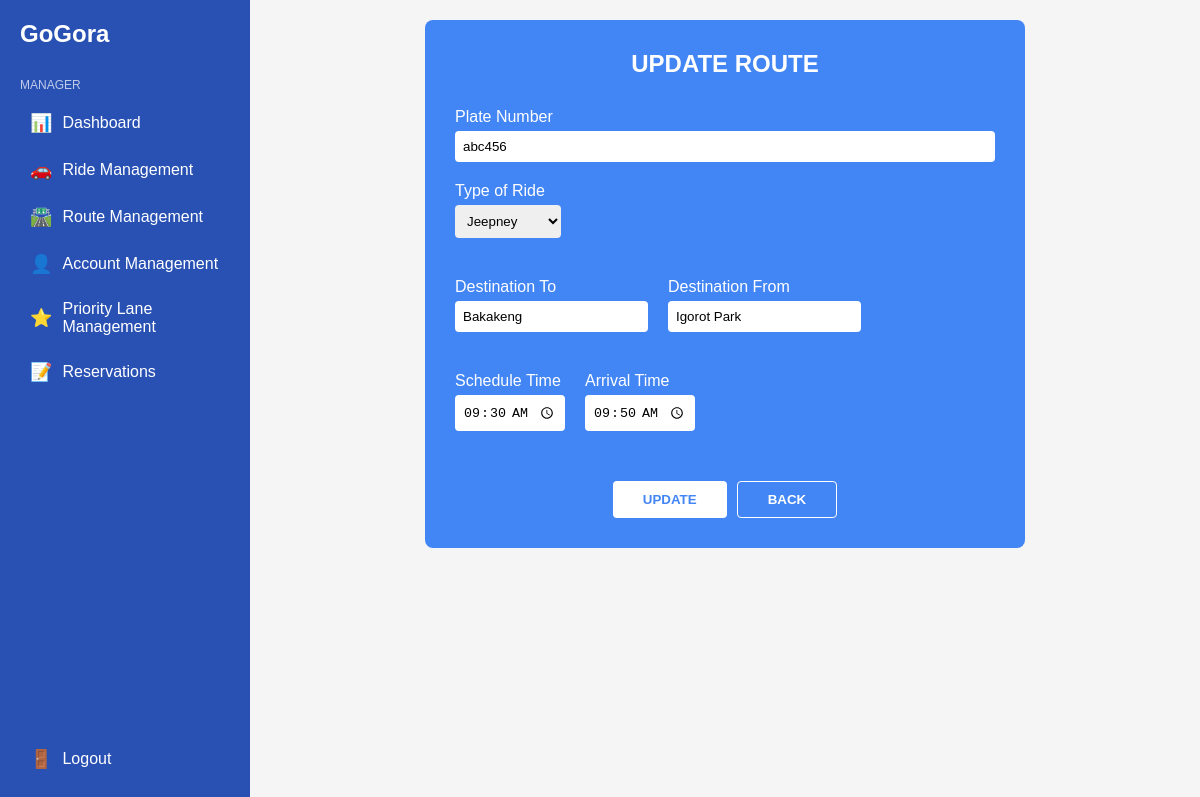
The app's page /view/manager/updateRoute.php?ride_id=2 with its own data.
### tables this page shows
CREATE TABLE `rides` (
  `ride_id` int(11) NOT NULL,
  `plate_number` varchar(6) NOT NULL,
  `route` varchar(45) NOT NULL,
  `time` datetime NOT NULL,
  `seats_available` int(11) NOT NULL,
  `ride_type` enum('Jeepney','Service') NOT NULL,
  `departure` datetime NOT NULL,
  `capacity` int(11) NOT NULL,
  `queue` int(11) NOT NULL
);

### view/manager/updateRoute.php (the view, shortened to what this page needs)
<?php
include($_SERVER['DOCUMENT_ROOT'] . '/control/includes/db.php');
if (isset($_GET['ride_id'])) {
    $ride_id = $_GET['ride_id'];
    $query = "SELECT * FROM rides WHERE ride_id = ?";
    $stmt = $conn->prepare($query);
    $stmt->bind_param("i", $ride_id);
    $stmt->execute();
    $result = $stmt->get_result();
    $ride = $result->fetch_assoc();
}
?>
<!DOCTYPE html>
<html lang="en">
<head>
    <link rel="stylesheet" href="../manager/css/styles.css">
</head>
<body>
    <div class="container">
        <nav class="sidebar">
            <div class="logo">
                <h1>GoGora</h1>
            </div>
            <div class="nav-title">MANAGER</div>
            <ul>
                <li><a href="../manager/dashboard.php"><span class="icon">📊</span> Dashboard</a></li>
                <li><a href="../manager/ride.php"><span class="icon">🚗</span> Ride Management</a></li>
                <li><a href="../manager/route.php"><span class="icon">🛣️</span> Route Management</a></li>
                <li><a href="../manager/account.php"><span class="icon">👤</span> Account Management</a></li>
                <li><a href="../manager/priority.php"><span class="icon">⭐</span> Priority Lane Management</a></li>
                <li><a href="../manager/reservations.php"><span class="icon">📝</span> Reservations</a></li>
            </ul>
            <div class="logout">
                <a href="#"><span class="icon">🚪</span> Logout</a>
            </div>
        </nav>
        <div class="main-content">
            <form class="update-form" method="POST">
                <h2 class="form-title">UPDATE ROUTE</h2>
                <div class="form-group">
                    <label for="place_number">Plate Number</label>
                    <input type="text" id="place_number" name="place_number" value="<?= htmlspecialchars($ride['plate_number']) ?>" required>
                </div>
                <div class="form-row">
                    <div class="form-group">
                        <label for="bus_type">Type of Ride</label>
                        <select id="bus_type" name="bus_type" required>
                            <option value="Jeepney" <?= $ride['ride_type'] === 'Jeepney' ? 'selected' : '' ?>>Jeepney</option>
                        </select>
                    </div>
                </div>
                <div class="form-row">
                    <div class="form-group">
                        <label for="destination_to">Destination To</label>
                        <input type="text" id="destination_to" name="destination_to" value="<?= explode(' to ', $ride['route'])[1] ?>" required>
                    </div>
                    <div class="form-group">
                        <label for="destination_from">Destination From</label>
                        <input type="text" id="destination_from" name="destination_from" value="<?= explode(' to ', $ride['route'])[0] ?>" required>
                    </div>
                </div>
                <div class="form-row">
                    <div class="form-group">
                        <label for="schedule_time">Schedule Time</label>
                        <input type="time" id="schedule_time" name="schedule_time" value="<?= htmlspecialchars(date('H:i', strtotime($ride['time']))) ?>" required>
                    </div>
                    <div class="form-group">
                        <label for="arrival_time">Arrival Time</label>
                        <input type="time" id="arrival_time" name="arrival_time" value="<?= htmlspecialchars(date('H:i', strtotime($ride['departure']))) ?>" required>
                    </div>
                </div>
                <div class="button-group">
                    <button type="submit" class="btn btn-update">UPDATE</button>
                    <button type="button" class="btn btn-back" onclick="history.back()">BACK</button>
                </div>
            </form>
        </div>
    </div>
</body>
</html>

### view/manager/css/styles.css (style rules this page uses)
:root { --primary-color: #2851B3; --secondary-color: #4B7BFB; --background-color: #F5F7FF; --text-color: #333; --white: #fff; --light-gray: #f0f0f0; --border-color: #e0e0e0; }
* { margin: 0; padding: 0; box-sizing: border-box; }
body { font-family: Arial, sans-serif; background-color: var(--background-color); color: var(--text-color); }
.container { display: flex; min-height: 100vh; }
.sidebar { width: 250px; background-color: var(--primary-color); color: var(--white); padding: 20px; display: flex; flex-direction: column; }
.logo { display: flex; align-items: center; margin-bottom: 30px; }
.logo h1 { font-size: 24px; }
.nav-title { font-size: 12px; opacity: 0.7; margin-bottom: 10px; }
.sidebar ul { list-style-type: none; }
.sidebar li { margin-bottom: 5px; }
.sidebar a { color: var(--white); text-decoration: none; display: flex; align-items: center; padding: 10px; border-radius: 5px; transition: background-color 0.3s; }
.icon { margin-right: 10px; font-size: 18px; }
.logout { margin-top: auto; }
.main-content { flex: 1; padding: 20px; background-color: #f5f5f5; }
.update-form { max-width: 600px; margin: 0 auto; background-color: #4285f4; padding: 30px; border-radius: 8px; color: white; }
.form-title { text-align: center; font-size: 24px; margin-bottom: 30px; }
.form-group { margin-bottom: 20px; }
.form-row { display: flex; gap: 20px; margin-bottom: 20px; }
label { display: block; margin-bottom: 5px; }
input, select { width: 100%; padding: 8px; border: none; border-radius: 4px; }
.button-group { display: flex; justify-content: center; gap: 10px; margin-top: 30px; }
.btn { padding: 10px 30px; border: none; border-radius: 4px; cursor: pointer; font-weight: bold; }
.btn-update { background-color: white; color: #4285f4; }
.btn-back { background-color: transparent; border: 1px solid white; color: white; }

### records on screen
rides: place_number "abc456", bus_type "Jeepney", destination_to "Bakakeng", destination_from "Igorot Park", schedule_time "09:30", arrival_time "09:50"
